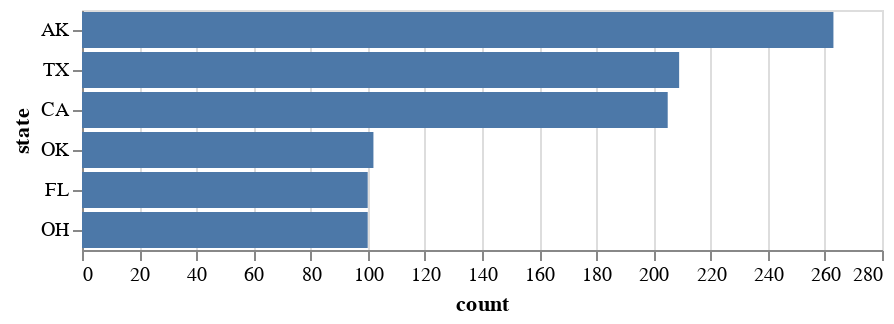

Write notebook code for a chart like this one.
### Code cell
# resposta 1
import altair as alt
from vega_datasets import data
aeroportos = data.airports()
aeroportos.groupby(['country','state']).size().unstack()

alt.Chart(aeroportos).transform_aggregate(
    count='count()',
    groupby=['country','state']
).transform_window(
    rank='rank(count)',
    sort=[alt.SortField('count', order='descending')]
).transform_filter('datum.rank <= 5').mark_bar().encode(
        y=alt.Y('state:N', sort=alt.EncodingSortField(field='count', order='descending')
    ),
    x='count:Q',
)

### Figure 1 — Vega-Lite specification as saved in the notebook (floating-point values rounded to 4 significant figures; data arrays with more than 128 entries replaced by an {"elided": "..."} marker saying what was removed)
{"config": {"view": {"continuousWidth": 400, "continuousHeight": 300}}, "data": {"name": "data-0ef4560d5f2c50754cbb7983fe73c2e9"}, "mark": "bar", "encoding": {"x": {"type": "quantitative", "field": "count"}, "y": {"type": "nominal", "field": "state", "sort": {"field": "count", "order": "descending"}}}, "transform": [{"aggregate": [{"op": "count", "as": "count"}], "groupby": ["country", "state"]}, {"window": [{"op": "rank", "field": "count", "as": "rank"}], "sort": [{"field": "count", "order": "descending"}]}, {"filter": "datum.rank <= 5"}], "$schema": "https://vega.github.io/schema/vega-lite/v4.0.2.json", "datasets": {"data-0ef4560d5f2c50754cbb7983fe73c2e9": {"elided": "3376 records"}}}
